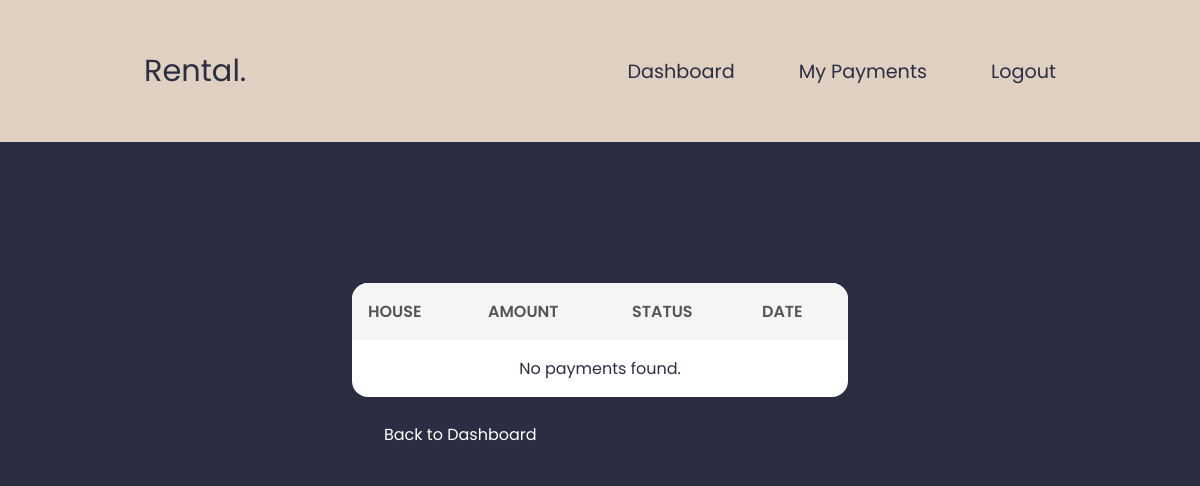
The page /tenant/my_payments.php (signed in) on the database as committed earlier.
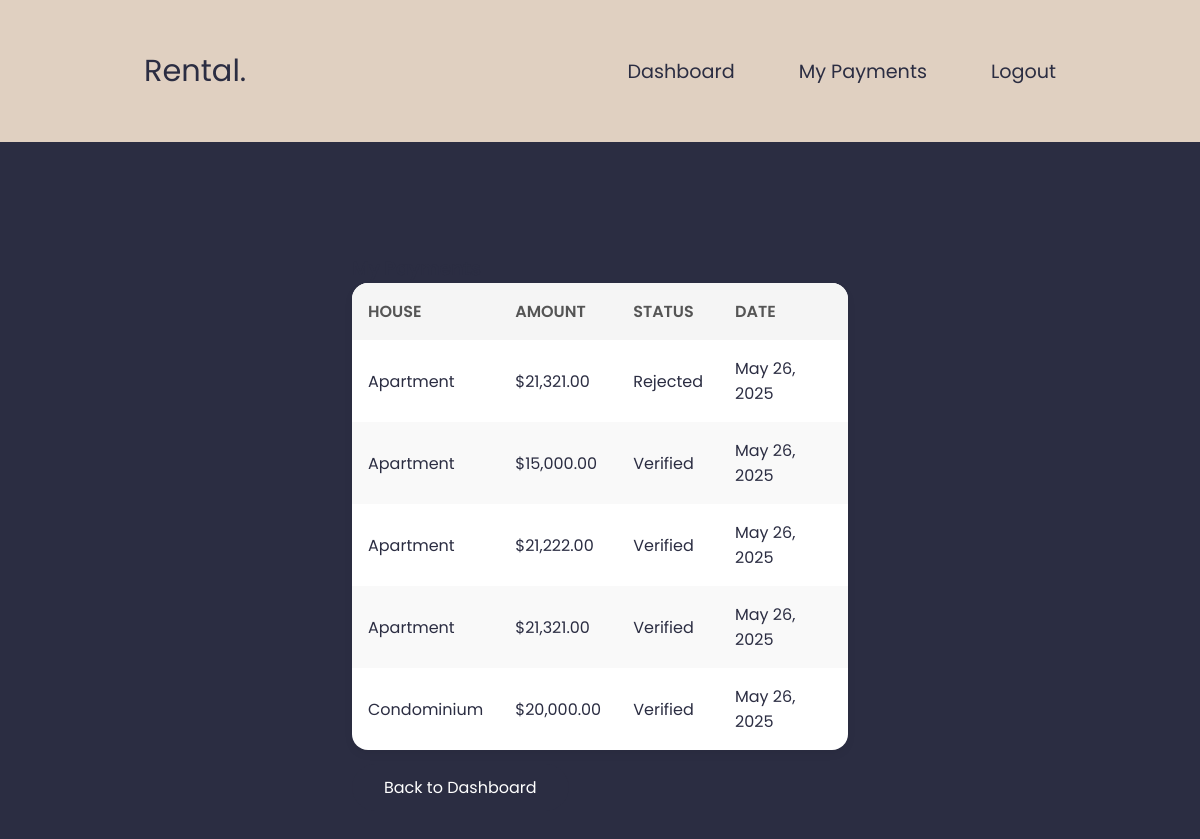
The same page on the database as committed later.
### tables this page shows
CREATE TABLE `transactions` (
  `id` int(11) NOT NULL,
  `tenant_id` int(11) NOT NULL,
  `house_id` int(11) NOT NULL,
  `amount` decimal(10,2) NOT NULL,
  `fee` decimal(10,2) NOT NULL,
  `total` decimal(10,2) NOT NULL,
  `payment_date` timestamp NOT NULL DEFAULT current_timestamp(),
  `status` varchar(50) NOT NULL,
  `file_path` varchar(255) NOT NULL
);

CREATE TABLE `houses` (
  `id` int(11) NOT NULL,
  `owner_id` int(11) NOT NULL,
  `title` varchar(255) NOT NULL,
  `location` varchar(255) DEFAULT NULL,
  `bedrooms` int(11) DEFAULT 0,
  `bathrooms` int(11) DEFAULT 0,
  `area` float DEFAULT 0,
  `description` text DEFAULT NULL,
  `price` decimal(10,2) NOT NULL,
  `status` enum('pending','approved','declined','rented') DEFAULT 'pending',
  `image_path` varchar(255) DEFAULT NULL,
  `created_at` timestamp NOT NULL DEFAULT current_timestamp(),
  `property_manager_id` int(11) DEFAULT NULL,
  `is_rented` tinyint(1) DEFAULT 0
);

### tenant/my_payments.php (the view, shortened to what this page needs)
<?php
require_once '../config/db.php';
$stmt = $pdo->prepare("SELECT t.*, h.title FROM transactions t JOIN houses h ON t.house_id = h.id WHERE t.tenant_id = ?");
$stmt->execute([$_SESSION['user_id']]);
$payments = $stmt->fetchAll();
?>
<!DOCTYPE html>
<html lang="en">
<head>
    <link rel="stylesheet" href="../assets/style1.css" />
</head>
<body>
<div class="prop_con">
    <div class="navbar prop_nav">
        <p>Rental.</p>
        <ul>
            <li><a href="../tenant/dashboard.php">Dashboard</a></li>
            <li><a href="my_payments.php" class="active">My Payments</a></li>
            <li><a href="../auth/logout.php">Logout</a></li>
        </ul>
    </div>
    <div class="container">
        <section>
            <h3>My Payments</h3>
            <table class="user-table" id="paymentsTable">
                <thead>
                    <tr>
                        <th>House</th>
                        <th>Amount</th>
                        <th>Status</th>
                        <th>Date</th>
                    </tr>
                </thead>
                <tbody>
                    <?php if (!empty($payments)): ?>
                        <?php foreach ($payments as $payment): ?>
                        <tr>
                            <td><?= htmlspecialchars($payment['title']) ?></td>
                            <td>$<?= number_format($payment['amount'], 2) ?></td>
                            <td><?= htmlspecialchars(ucfirst($payment['status'])) ?></td>
                            <td><?= date("F j, Y", strtotime($payment['created_at'] ?? 'now')) ?></td>
                        </tr>
                        <?php endforeach; ?>
                    <?php else: ?>
                        <tr><td colspan="4" style="text-align:center;">No payments found.</td></tr>
                    <?php endif; ?>
                </tbody>
            </table>
            <br />
            <a href="dashboard.php" class="btn">Back to Dashboard</a>
        </section>
    </div>
</div>
</body>
</html>

Rows that differ between the two databases and show on the page:
added transactions: house.title "Apartment", amount "21,321.00", status "Rejected", created_at "May 26, 2025"
added transactions: house.title "Apartment", amount "15,000.00", status "Verified", created_at "May 26, 2025"
added transactions: house.title "Apartment", amount "21,222.00", status "Verified", created_at "May 26, 2025"
added transactions: house.title "Apartment", amount "21,321.00", status "Verified", created_at "May 26, 2025"
added transactions: house.title "Condominium", amount "20,000.00", status "Verified", created_at "May 26, 2025"
Other text that changed with them:
text no longer shown: "No payments found."
